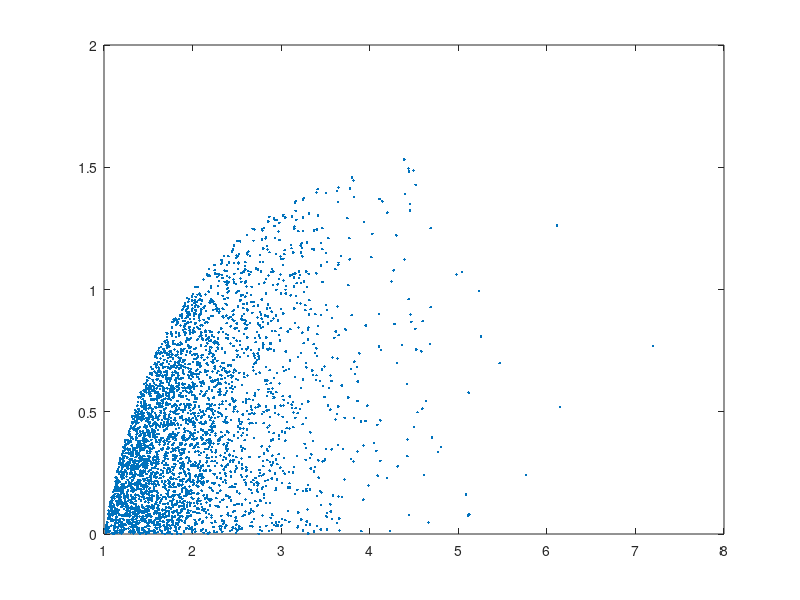

MATLAB code for this plot: (Note: this script raises an error after producing the figure.)
function outData = CV2(spikeTimes, order)
% function CV2_value = CV2(spikeTimes, order)
% order is a vector with default 1
% if spikeTimes is a single number or no arguements are passed then a
% poisson process is assumed with spikeTimes events (default = 10000)

% analysis after Holt GR, Softky WR, Koch C, Douglas RJ.  Comparison of
% discharge variability in vitro and in vivo in cat visual cortex neurons.
% J Neurophysiol. 75, 1806-15.

if nargin < 1 || numel(spikeTimes) == 1
    % generate some random poison process data
    if nargin < 1
        spikeTimes = 10000;
    end
    refractoryPeriod = 1;
    spikeTimes = exprnd(1, spikeTimes, 1);
    spikeTimes = cumsum(spikeTimes(spikeTimes > refractoryPeriod));
end

if nargin < 2
    order = 1;
end

if numel(order) > 1
    outData = [];
    for i = order
        outData(end + 1) = CV2(spikeTimes, i);
    end
    figure, plot(order, outData);
    xlabel('ISI order');
    ylabel('Mean CV2');
    return
end

ISI = spikeTimes(1 + order:end) - spikeTimes(1:end - order);

CVval = 2 * abs((ISI(2:end) - ISI(1:end - 1))) ./ (ISI(2:end) + ISI(1:end - 1));
outData = mean(CVval);

if ~nargout
    figure;
    plot((ISI(2:end) + ISI(1:end - 1)) / 2, CVval, 'lineStyle', 'non', 'marker', '.');
   	[orderedData indices] = sort((ISI(2:end) + ISI(1:end - 1)) / 2);
    meanData = nan(10, 1);
    stdData = meanData;
    for i = 1:10
        meanData(i) = mean(CVval(indices(round((i - 1) * numel(CVval) / 10 + (1:numel(CVval) / 10)))));
        stdData(i) =  std(CVval(indices(round((i - 1) * numel(CVval) / 10 + (1:numel(CVval) / 10)))));
    end
    hold on
    errorbar(orderedData(round(numel(CVval) .* (.05:.1:.95))), meanData, stdData ./ sqrt(numel(CVval) / 10 - 1), 'color', [0 0 0]);
    xlabel('Mean ISI of pair');
    ylabel('CV2');
end